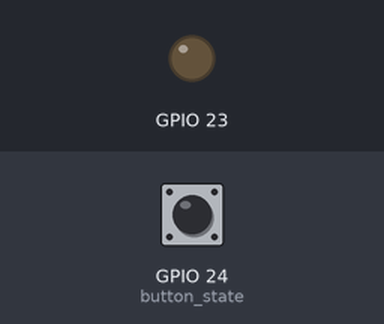
A program run on a simulated Raspberry Pi (BCM pin numbers). On the bench: output pins drawn as LEDs (lit = HIGH). The test bench sets the inputs (shaded band); at power-on: GPIO 24 (button_state) LOW.

Above: at 1.2 s.
1.3 s: GPIO 24 (button_state) pulled HIGH for 0.15 s
At 1.37 s:
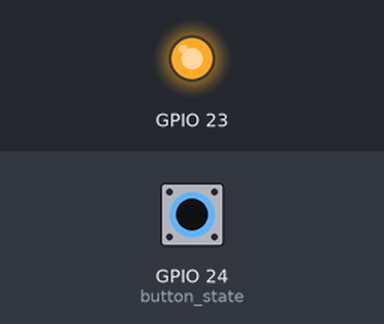
2.9 s: GPIO 24 (button_state) pulled HIGH for 3.2 s
At 7.0 s:
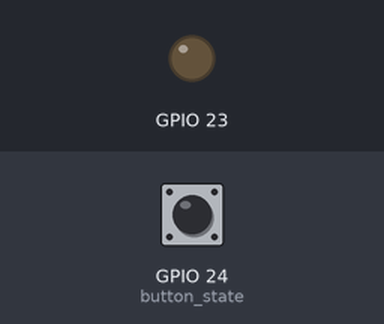
Timing chart, 0 to 8.5 s (numbered marks = the images above; inputs shaded):
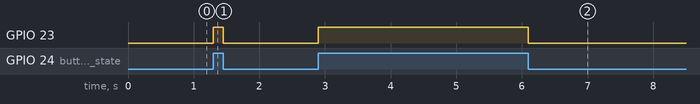

Measured:
- after the input at 1.3 s, GPIO 23: LOW → HIGH at once, → LOW 0.15 s later
- after the input at 2.9 s, GPIO 23: LOW → HIGH at once, → LOW 3.2 s later

The program:

button.py
```python
import time
import RPi.GPIO as GPIO
GPIO.setmode(GPIO.BCM)
GPIO.setup(24,GPIO.IN)
GPIO.setup(23,GPIO.OUT)
try:
    while True:
        button_state = GPIO.input(24)
        if button_state == True:
            GPIO.output(23,GPIO.HIGH)
        else:
            GPIO.output(23,GPIO.LOW)
       # time.sleep(0.5)
finally:
    GPIO.cleanup()
```
